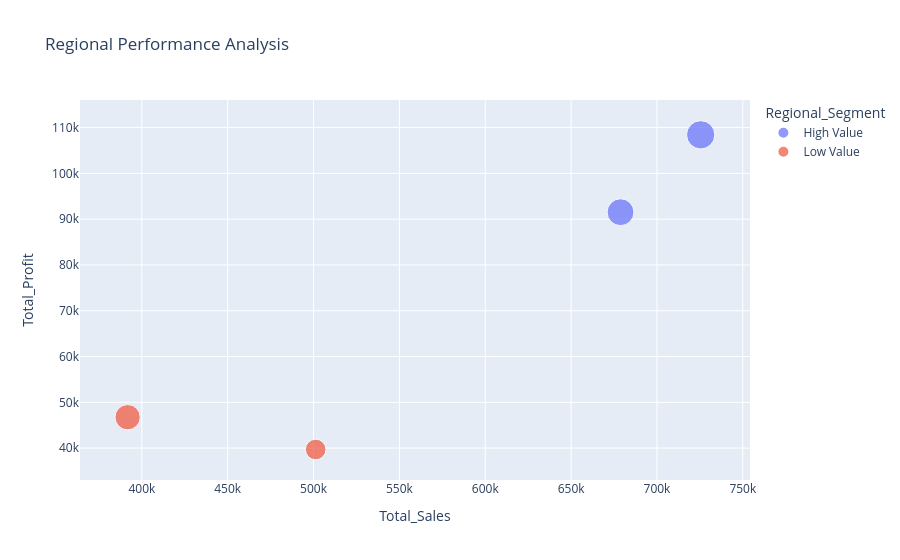

Notebook source saved alongside this figure:
### Code cell
import plotly.express as px

fig = px.scatter(
    regional_df,
    x="Total_Sales",
    y="Total_Profit",
    color="Regional_Segment",
    size="Profit_Margin",
    hover_name="Region",
    title="Regional Performance Analysis"
)

fig.show()

### Figure 1 — Plotly figure (JSON) as saved in the notebook; plotly's stock layout.template omitted (floating-point values rounded to 4 significant figures)
{"data": [{"hovertemplate": "<b>%{hovertext}</b><br><br>Regional_Segment=High Value<br>Total_Sales=%{x}<br>Total_Profit=%{y}<br>Profit_Margin=%{marker.size}<extra></extra>", "hovertext": ["East", "West"], "legendgroup": "High Value", "marker": {"color": "#636efa", "size": [13.48, 14.94], "sizemode": "area", "sizeref": 0.03735, "symbol": "circle"}, "mode": "markers", "name": "High Value", "orientation": "v", "showlegend": true, "type": "scatter", "x": [678800.0, 725500.0], "xaxis": "x", "y": [91520.0, 108400.0], "yaxis": "y"}, {"hovertemplate": "<b>%{hovertext}</b><br><br>Regional_Segment=Low Value<br>Total_Sales=%{x}<br>Total_Profit=%{y}<br>Profit_Margin=%{marker.size}<extra></extra>", "hovertext": ["Central", "South"], "legendgroup": "Low Value", "marker": {"color": "#EF553B", "size": [7.92, 11.93], "sizemode": "area", "sizeref": 0.03735, "symbol": "circle"}, "mode": "markers", "name": "Low Value", "orientation": "v", "showlegend": true, "type": "scatter", "x": [501200.0, 391700.0], "xaxis": "x", "y": [39710.0, 46750.0], "yaxis": "y"}], "layout": {"legend": {"itemsizing": "constant", "title": {"text": "Regional_Segment"}, "tracegroupgap": 0}, "title": {"text": "Regional Performance Analysis"}, "xaxis": {"anchor": "y", "domain": [0, 1], "title": {"text": "Total_Sales"}}, "yaxis": {"anchor": "x", "domain": [0, 1], "title": {"text": "Total_Profit"}}}}
